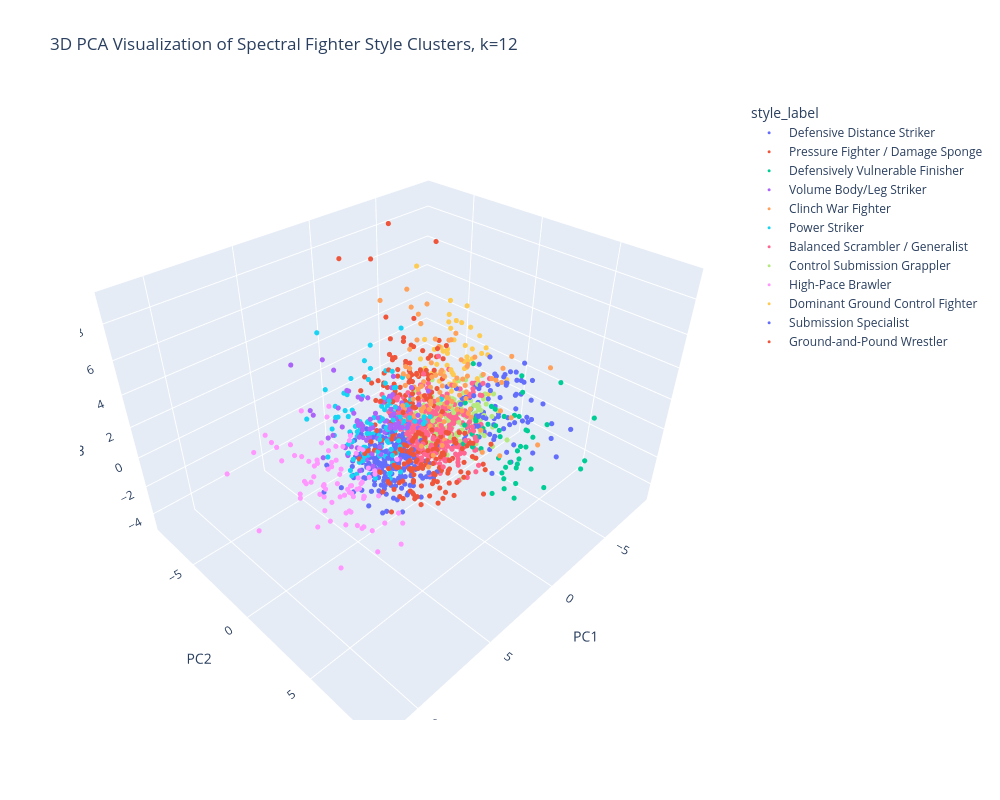

This figure's notebook cell:
### Code cell
# ------------------------------------------------------------
# 5. Add readable cluster style labels
# ------------------------------------------------------------

cluster_style_names = {
    0: "Balanced Scrambler / Generalist",
    1: "Ground-and-Pound Wrestler",
    2: "Control Submission Grappler",
    3: "High-Pace Brawler",
    4: "Volume Body/Leg Striker",
    5: "Defensively Vulnerable Finisher",
    6: "Pressure Fighter / Damage Sponge",
    7: "Power Striker",
    8: "Clinch War Fighter",
    9: "Defensive Distance Striker",
    10: "Dominant Ground Control Fighter",
    11: "Submission Specialist",
}

df_model["style_label"] = df_model["style_cluster"].map(cluster_style_names)
# ------------------------------------------------------------
# 6. 3D PCA visualization with Plotly
# ------------------------------------------------------------

pca = PCA(n_components=3, random_state=RANDOM_STATE)
X_pca = pca.fit_transform(X_scaled)

plot_df = pd.DataFrame({
    "fighter": df_model["fighter"].values,
    "style_cluster": df_model["style_cluster"].values,
    "style_label": df_model["style_label"].values,
    "total_fights": df_model["total_fights"].values,
    "PC1": X_pca[:, 0],
    "PC2": X_pca[:, 1],
    "PC3": X_pca[:, 2]
})

fig = px.scatter_3d(
    plot_df,
    x="PC1",
    y="PC2",
    z="PC3",
    color="style_label",
    hover_name="fighter",
    hover_data={
        "style_cluster": True,
        "total_fights": True,
        "PC1": ":.3f",
        "PC2": ":.3f",
        "PC3": ":.3f"
    },
    title=f"3D PCA Visualization of Spectral Fighter Style Clusters, k={K_CLUSTERS}"
)

fig = px.scatter_3d(
    plot_df,
    x="PC1",
    y="PC2",
    z="PC3",
    color="style_label",
    hover_name="fighter",
    hover_data={
        "style_cluster": True,
        "total_fights": True,
        "PC1": ":.3f",
        "PC2": ":.3f",
        "PC3": ":.3f"
    },
    title=f"3D PCA Visualization of Spectral Fighter Style Clusters, k={K_CLUSTERS}",
    width=1000,
    height=800
)

fig.update_traces(
    marker=dict(
        size=3,
        opacity=1.0
    )
)

fig.show(
    config={
        "scrollZoom": True,
        "displayModeBar": True
    }
)

### Figure 1 — Plotly figure (JSON) as saved in the notebook; plotly's stock layout.template omitted (floating-point values rounded to 4 significant figures; data arrays with more than 128 entries replaced by an {"elided": "..."} marker saying what was removed)
{"data": [{"customdata": {"elided": "237x2 int values"}, "hovertemplate": "<b>%{hovertext}</b><br><br>style_label=Defensive Distance Striker<br>PC1=%{x:.3f}<br>PC2=%{y:.3f}<br>PC3=%{z:.3f}<br>style_cluster=%{customdata[0]}<br>total_fights=%{customdata[1]}<extra></extra>", "hovertext": {"elided": "237 str values"}, "legendgroup": "Defensive Distance Striker", "marker": {"color": "#636efa", "opacity": 1, "size": 3, "symbol": "circle"}, "mode": "markers", "name": "Defensive Distance Striker", "scene": "scene", "showlegend": true, "type": "scatter3d", "x": {"elided": "237 float values"}, "y": {"elided": "237 float values"}, "z": {"elided": "237 float values"}}, {"customdata": {"elided": "143x2 int values"}, "hovertemplate": "<b>%{hovertext}</b><br><br>style_label=Pressure Fighter / Damage Sponge<br>PC1=%{x:.3f}<br>PC2=%{y:.3f}<br>PC3=%{z:.3f}<br>style_cluster=%{customdata[0]}<br>total_fights=%{customdata[1]}<extra></extra>", "hovertext": {"elided": "143 str values"}, "legendgroup": "Pressure Fighter / Damage Sponge", "marker": {"color": "#EF553B", "opacity": 1, "size": 3, "symbol": "circle"}, "mode": "markers", "name": "Pressure Fighter / Damage Sponge", "scene": "scene", "showlegend": true, "type": "scatter3d", "x": {"elided": "143 float values"}, "y": {"elided": "143 float values"}, "z": {"elided": "143 float values"}}, {"customdata": [[5, 4], [5, 4], [5, 4], [5, 12], [5, 11], [5, 6], [5, 6], [5, 4], [5, 16], [5, 10], [5, 6], [5, 4], [5, 5], [5, 4], [5, 7], [5, 15], [5, 6], [5, 6], [5, 18], [5, 4], [5, 10], [5, 4], [5, 4], [5, 4], [5, 4], [5, 6], [5, 6], [5, 5], [5, 4], [5, 4], [5, 5], [5, 5], [5, 18], [5, 6], [5, 5], [5, 5], [5, 6], [5, 5], [5, 5], [5, 6], [5, 5], [5, 4], [5, 9], [5, 4], [5, 7], [5, 4], [5, 26], [5, 4], [5, 4]], "hovertemplate": "<b>%{hovertext}</b><br><br>style_label=Defensively Vulnerable Finisher<br>PC1=%{x:.3f}<br>PC2=%{y:.3f}<br>PC3=%{z:.3f}<br>style_cluster=%{customdata[0]}<br>total_fights=%{customdata[1]}<extra></extra>", "hovertext": ["Aaron Phillips", "Akbarh Arreola", "Alen Amedovski", "Anthony Perosh", "Antonio Silva", "Brandon Thatch", "Brian Johnston", "Che Mills", "Cody Brundage", "DaMarques Johnson", "Daniel Lacerda", "Darrell Horcher", "David Heath", "Dequan Townsend", "Elvis Sinosic", "Erick Silva", "Herbert Burns", "Houston Alexander", "Iuri Alcantara", "JP Buys", "James Irvin", "Jason Dent", "Jeka Saragih", "Jenel Lausa", "Jeremy Kimball", "Jimmy Flick", "John Phillips", "Josh Samman", "Kyle Bradley", "Liang Na", "Louis Gaudinot", "Mark Hall", "Mark Hunt", "Megan Anderson", "Montserrat Conejo Ruiz", "Naoyuki Kotani", "Nikolay Veretennikov", "Nursulton Ruziboev", "Oluwale Bamgbose", "Oskar Piechota", "Rafael Cavalcante", "Rafael Cerqueira", "Rony Jason", "Saimon Oliveira", "Takashi Sato", "Toshiomi Kazama", "Vitor Belfort", "Walel Watson", "Willie Gates"], "legendgroup": "Defensively Vulnerable Finisher", "marker": {"color": "#00cc96", "opacity": 1, "size": 3, "symbol": "circle"}, "mode": "markers", "name": "Defensively Vulnerable Finisher", "scene": "scene", "showlegend": true, "type": "scatter3d", "x": [-2.753, -1.063, -3.096, -2.804, -0.458, -0.6616, -5.085, -3.963, -2.919, -2.352, 2.459, -2.476, -0.3, -1.741, -2.515, -1.687, -1.341, -2.371, -2.775, -2.908, -2.699, -1.298, -2.909, -2.857, -2.302, -1.312, -0.3983, -4.376, -1.676, -3.664, 1.903, -5.094, -1.514, -3.146, 0.6979, -4.318, -1.664, -3.092, -2.33, -1.253, -1.106, -1.13, -2.012, -1.557, -1.183, -2.325, -2.946, -1.601, -1.922], "y": [3.53, 3.433, 6.37, 2.585, 3.445, 2.539, 5.308, 3.724, 1.592, 3.583, 9.014, 5.212, 5.652, 5.473, 8.692, 3.805, 5.757, 1.488, 1.564, 4.519, 4.235, 4.985, 5.018, 4.596, 2.827, 5.698, 5.664, 3.273, 4.196, 5.697, 7.92, 7.578, 1.813, 4.226, 5.725, 4.099, 2.644, 1.863, 1.544, 2.004, 5.365, 5.849, 2.079, 4.26, 2.668, 8.936, 2.742, 4.563, 6.049], "z": [1.227, -0.09688, -2.308, 1.393, 2.061, 1.221, 3.152, 2.315, 0.1271, 0.5213, 3.836, 1.346, -0.418, -0.02708, 0.7261, 1.304, 1.183, 3.846, 0.04512, -0.6755, 1.688, -0.6268, 0.9656, -1.815, 0.5702, 0.001838, -1.155, 2.979, -0.6593, 1.329, 1.083, 1.989, -0.9062, 1.38, -0.7578, -1.421, -0.03311, -0.6077, 0.9423, 2.111, 0.03947, -1.131, -1.255, 0.8911, 0.4065, 1.499, 1.221, -1.447, 1.622]}, {"customdata": {"elided": "93x2 int values"}, "hovertemplate": "<b>%{hovertext}</b><br><br>style_label=Volume Body/Leg Striker<br>PC1=%{x:.3f}<br>PC2=%{y:.3f}<br>PC3=%{z:.3f}<br>style_cluster=%{customdata[0]}<br>total_fights=%{customdata[1]}<extra></extra>", "hovertext": ["Aaron Riley", "Aleksa Camur", "Alex White", "Alexa Grasso", "Amir Sadollah", "Andrea Lee", "Angela Hill", "Armen Petrosyan", "Ashlee Evans-Smith", "Augusto Sakai", "Bethe Correia", "Bill Algeo", "Billy Quarantillo", "Bobby Voelker", "Bryan Barberena", "Bryan Battle", "Charles Johnson", "Charles Jourdain", "Chidi Njokuani", "Chris Gruetzemacher", "Chris Padilla", "Cristiane Justino", "Davey Grant", "Denise Gomes", "Drakkar Klose", "Duane Ludwig", "Elias Theodorou", "Elizeu Zaleski dos Santos", "Evan Elder", "Fabio Maldonado", "Frankie Saenz", "Guram Kutateladze", "Hakeem Dawodu", "Hannah Cifers", "Ian McCall", "Isaac Vallie-Flagg", "Ivan Jorge", "Jake Shields", "Jamey-Lyn Horth", "Jean Matsumoto", "Jessamyn Duke", "Jessica Aguilar", "Joanna Jedrzejczyk", "Joanne Wood", "Joey Beltran", "Jose Ochoa", "Joselyne Edwards", "Josh Parisian", "Kai Kamaka III", "Kailin Curran", "Karol Rosa", "Kurt Holobaugh", "Loma Lookboonmee", "Luana Carolina", "Malcolm Wellmaker", "Marc-Andre Barriault", "Marcin Prachnio", "Marina Rodriguez", "Mario Bautista", "Martin Buday", "Mason Jones", "Mike Easton", "Mike Rodriguez", "Mizuki", "Nate Diaz", "Nathaniel Wood", "Nick Diaz", "Nicolas Dalby", "Pannie Kianzad", "Pascal Krauss", "Pat Healy", "Piera Rodriguez", "Piotr Hallmann", "Raquel Pennington", "Sabina Mazo", "Sarah Kaufman", "Shara Magomedov", "Sodiq Yusuff", "Tafon Nchukwi", "Taylor Lapilus", "Tecia Pennington", "Tiago dos Santos e Silva", "Tom Nolan", "Tom Watson", "Tony Kelley", "Trevor Peek", "Victor Altamirano", "Victor Henry", "Wang Cong", "William Macario", "Xiao Long", "Yana Santos", "Zac Pauga"], "legendgroup": "Volume Body/Leg Striker", "marker": {"color": "#ab63fa", "opacity": 1, "size": 3, "symbol": "circle"}, "mode": "markers", "name": "Volume Body/Leg Striker", "scene": "scene", "showlegend": true, "type": "scatter3d", "x": [2.363, 2.743, 1.039, 2.261, 2.089, 3.154, 5.298, 3.282, 3.422, 1.802, 3.998, 2.346, 4.762, 3.089, 3.056, 2.429, 3.229, 3.423, 3.304, 4.341, 4.559, 2.43, 3.916, -0.2198, 1.389, 3.662, 0.4169, 1.603, 4.592, 2.602, 0.7279, 1.993, 3.076, 4.548, 2.759, 4.416, -0.1749, -0.483, 0.9533, 3.628, 2.436, 5.978, 4.312, 5.979, 4.216, 3.18, 1.292, 2.397, 5.524, 1.822, 3.872, 2.488, -0.5859, 1.679, 2.051, 5.477, 2.571, 1.146, 2.417, 3.359, 3.676, 3.554, 1.658, 2.768, 1.705, 3.317, 1.813, 1.072, 2.664, 2.788, 0.4731, 0.4903, 0.4529, 1.567, 5.6, 6.069, 3.112, 3.017, 2.864, 1.588, 2.966, 2.47, 2.123, 2.322, 4.553, 0.5237, 1.238, 5.635, 2.416, 2.131, 3.713, 0.9745, 0.6515], "y": [-0.04209, 0.2682, -0.6757, -0.4538, -0.5809, -1.15, -0.2465, -2.55, 0.3586, 0.8281, 0.3438, -1.605, -1.443, 1.626, -0.3798, 0.3445, -1.09, -1.051, -1.409, -1.027, -2.128, -5.339, -1.789, -1.009, -0.9963, -1.062, -2.373, -0.6786, -0.03836, 0.3816, -0.8027, 0.296, -1.139, 1.048, -1.79, 1.307, -1.205, -0.7131, -1.645, -0.1614, -0.369, 3.102, -2.889, -2.002, -0.09611, -2.328, -1.168, 2.039, 1.145, 1.54, -2.162, 1.485, -1.392, -0.6633, 0.01778, 0.7745, -2.118, -0.6334, -1.404, -0.5116, -2.65, 0.2897, 2.025, -0.1165, 0.5925, -1.662, -0.1544, -0.736, -0.7138, -1.755, 0.2504, -2.023, -1.802, -0.7851, -1.759, -3.136, -1.786, -0.9501, -2.111, -1.772, -0.866, 1.15, -0.6979, 1.399, -0.6378, 0.4184, -0.8202, -2.249, -4.578, -0.246, -0.1914, -1.189, -1.137], "z": [1.269, 0.8598, 0.2604, -0.5703, 1.31, -1.074, 1.456, -1.504, 0.3026, 2.615, -0.1689, 1.015, 5.309, 2.552, 2.391, 2.408, -0.4222, 1.163, 3.033, 4.114, 0.832, 3.21, -0.6346, 2.161, 2.271, 1.57, 1.019, -0.08222, -0.3479, 4.125, 1.703, -0.8693, 0.2293, 2.997, -0.1045, 3.658, 0.3561, -0.5877, -1.258, 0.1778, 0.852, 3.737, 0.1094, 3.213, 2.324, -0.8062, 0.2961, 3.16, 2.996, 3.269, 1.009, 2.377, 1.288, 1.825, 1.11, 4.201, 0.5595, 0.4665, 0.7297, 1.471, 1.908, -0.6998, 4.252, 3.084, 1.273, -0.4456, 1.518, 0.5456, 0.3562, 2.481, 0.8332, 1.434, 1.633, 1.27, 0.1137, 5.436, 1.233, 0.4958, 0.8677, -0.8341, -0.6215, -0.4709, 1.249, 1.082, 4.364, 0.9408, 0.5024, 2.634, -0.5943, 1.176, 3.771, 3.345, 1.131]}, {"customdata": {"elided": "91x2 int values"}, "hovertemplate": "<b>%{hovertext}</b><br><br>style_label=Clinch War Fighter<br>PC1=%{x:.3f}<br>PC2=%{y:.3f}<br>PC3=%{z:.3f}<br>style_cluster=%{customdata[0]}<br>total_fights=%{customdata[1]}<extra></extra>", "hovertext": ["Aaron Simpson", "Akira Corassani", "Aleksandra Albu", "Alex Chambers", "Ali Bagautinov", "Alonzo Menifield", "Andre Winner", "Anthony Hamilton", "Antonio Trocoli", "Aspen Ladd", "Brandon Vera", "Brendan O'Reilly", "Charles Byrd", "Chelsea Chandler", "Chris Leben", "Christian Wellisch", "Cody Donovan", "Dalcha Lungiambula", "Damon Jackson", "Daniel Omielanczuk", "Darren Stewart", "David Loiseau", "Devin Clark", "Dominique Steele", "Ed Herman", "Eddie Sanchez", "Eryk Anders", "Felicia Spencer", "Frank Mir", "Gadzhimurad Antigulov", "Gina Mazany", "Henrique da Silva", "Igor Pokrajac", "James Moontasri", "Jamie Pickett", "Jess Liaudin", "Jimi Manuwa", "Joachim Christensen", "Jon Delos Reyes", "Jonathan Brookins", "Jordan Wright", "Jorge Rivera", "Josh Barnett", "Josh Grispi", "Josh Neer", "Joshua Burkman", "Justin Edwards", "Justin Eilers", "Kalib Starnes", "Keith Wisniewski", "Kevin Casey", "Khadis Ibragimov", "Kiichi Kunimoto", "Krzysztof Soszynski", "Lavar Johnson", "Lina Lansberg", "Mac Danzig", "Macy Chiasson", "Marcelo Golm", "Marvin Eastman", "Matt Wiman", "Maycee Barber", "Mike Pierce", "Mike Swick", "Mike de la Torre", "Nick Osipczak", "Paige VanZant", "Papy Abedi", "Patrick Williams", "Paul Buentello", "Phil Baroni", "Ricardo Funch", "Rob Kimmons", "Ronda Rousey", "Roy Nelson", "Ryan Jimmo", "Scott Ferrozzo", "Shanna Young", "Shawn Jordan", "Shinsho Anzai", "Soa Palelei", "Stanislav Nedkov", "Stephan Bonnar", "Terry Martin", "Timothy Johnson", "Trevor Smith", "Tyron Woodley", "Vik Grujic", "Wesley Correira", "Will Brooks", "Zach Reese"], "legendgroup": "Clinch War Fighter", "marker": {"color": "#FFA15A", "opacity": 1, "size": 3, "symbol": "circle"}, "mode": "markers", "name": "Clinch War Fighter", "scene": "scene", "showlegend": true, "type": "scatter3d", "x": [-1.576, 1.95, 3.617, 1.339, -0.8951, 0.8435, 2.552, -1.762, -0.86, 0.964, -0.9844, -2.911, -2.345, 0.7237, -1.434, -0.2583, 2.746, 0.1159, -0.9842, -0.6384, -1.001, -2.125, -1.46, -2.272, -1.291, -0.8405, 0.5591, 0.1496, -2.677, -3.482, -0.144, 0.5215, -1.018, -1.42, 0.09479, -3.758, 0.8758, 0.2688, -1.309, -1.003, 1.96, -1.946, -2.11, -2.782, -0.501, -1.075, -1.416, 3.382, 0.3312, 0.2771, -1.465, 0.4495, -1.645, 0.1785, -0.02905, -0.5139, -0.2641, -1.639, 0.9534, -0.01509, -1.945, -0.3371, -1.563, -1.834, 1.868, -0.899, -2.748, -2.302, 1.465, 0.235, -1.094, -2.233, -1.981, -0.3146, 0.6722, -1.611, -3.127, 1.316, -1.64, -0.8972, -2.775, 1.347, -1.822, -1.244, -0.4874, -0.7517, -0.817, -1.583, 6.028, 0.4208, 0.4291], "y": [-2.504, 2.718, 2.251, 4.38, -0.5373, 0.2526, 2.445, -2.03, 4.855, -0.1151, 0.9163, 2.379, 1.104, 0.6504, -0.6313, 1.164, 2.266, 0.09562, 1.685, 1.603, 0.7939, 4.444, -0.02251, -0.4576, 0.2966, 0.3759, -0.6975, 0.6954, 3.225, 3.139, -1.076, 2.72, 4.534, 2.252, 1.827, 2.434, 0.9569, -0.9694, 1.295, -0.3227, 2.119, -0.9096, -2.171, 5.838, 1.462, 0.3798, 1.663, 3.74, 1.949, 3.708, 1.862, 1.07, 2.871, -0.4872, -3.179, 2.211, 0.4061, -0.5328, 1.524, 2.786, 1.483, -1.611, -1.548, 0.3746, 2.868, 2.332, -0.6309, 0.6911, 0.01095, 3.177, 2.604, 2.316, 6.522, -1.462, 2.17, -0.07484, -3.932, 5.38, -1.447, 0.5147, 0.7872, 3.387, -0.3524, 0.8457, -0.8295, -1.336, 0.5034, 3.674, 6.251, 0.3544, 0.1239], "z": [3.396, 0.7435, 6.245, 3.923, 0.6017, 1.41, 1.519, 5.715, 0.3301, 3.84, 2.064, 3.063, 3.531, 1.952, 2.466, 1.295, 7.697, 1.308, 1.653, 2.299, 1.577, 1.928, 2.952, 2.222, 2.377, 5.074, 1.323, 1.73, 3.312, 4.529, 3.395, 4.379, 2.967, 1.743, 0.2312, 3.36, 2.339, 3.744, 3.327, 2.134, 9.19, 4.553, 4.955, 0.5318, 2.476, -0.1589, 1.333, 1.405, 1.654, 2.812, 2.64, 0.9649, 0.5405, 1.834, 6.751, 3.056, 1.725, 2.53, 5.367, 4.538, 3.25, 1.962, 0.6535, 0.7661, 4.245, 2.719, 4.269, 3.776, 2.282, 4.461, 5.28, 3.601, 5.987, 7.898, 0.3799, 3.069, 4.944, 2.085, 1.677, 3.579, 3.318, 7.932, 1.394, 5.508, 2.948, 1.791, 0.4262, 4.159, 7.827, 3.172, 2.881]}, {"customdata": {"elided": "122x2 int values"}, "hovertemplate": "<b>%{hovertext}</b><br><br>style_label=Power Striker<br>PC1=%{x:.3f}<br>PC2=%{y:.3f}<br>PC3=%{z:.3f}<br>style_cluster=%{customdata[0]}<br>total_fights=%{customdata[1]}<extra></extra>", "hovertext": ["Abdul Razak Alhassan", "Adam Fugitt", "Alan Baudot", "Alan Jouban", "Aleksandar Rakic", "Alessandro Costa", "Alex Pereira", "Alex Perez", "Alexander Gustafsson", "Alexander Volkanovski", "Anthony Birchak", "Ateba Gautier", "Azamat Bekoev", "Azamat Murzakanov", "Batgerel Danaa", "Brandon Royval", "CJ Vergara", "Cameron Saaiman", "Carlos Prates", "Carlos Ulberg", "Chan Sung Jung", "Chris Daukaus", "Chris Duncan", "Claudio Ribeiro", "Conor McGregor", "Cory Sandhagen", "Cub Swanson", "Dan Hooker", "Danny Barlow", "Dave Herman", "David Onama", "Dennis Buzukja", "Devonte Smith", "Diego Ferreira", "Dominick Reyes", "Donald Cerrone", "Dooho Choi", "Drew Dober", "Drew McFedries", "Dricus Du Plessis", "Dustin Jacoby", "Dustin Poirier", "Edimilson Souza", "Edmen Shahbazyan", "Edson Barboza", "Gabriel Benitez", "Garrett Armfield", "Gilbert Urbina", "Greg Hardy", "Gregory Rodrigues", "Ibo Aslan", "Ignacio Bahamondes", "Ikram Aliskerov", "Ilia Topuria", "Ismael Bonfim", "Jack Della Maddalena", "Jack Hermansson", "Jalin Turner", "Jamahal Hill", "Jared Cannonier", "Jared Hamman", "Jean Silva", "Jiri Prochazka", "Joel Alvarez", "John Castaneda", "John Lineker", "Johnny Walker", "Jose Delgado", "Junior Dos Santos", "Kennedy Nzechukwu", "Kevin Vallejos", "Khalil Rountree Jr.", "Khaos Williams", "King Green", "Leonardo Mafra", "Li Jingliang", "Luiz Cane", "Lukasz Brzeski", "Luke Sanders", "Lyman Good", "Magomed Ankalaev", "Mansur Abdul-Malik", "Manuel Torres", "Marco Tulio", "Mariya Agapova", "Mauricio Ruffy", "Michael Chandler", "Michael Morales", "Michal Oleksiejczuk", "Michel Pereira", "Mike Davis", "Mike Jackson", "Morgan Charriere", "Nate Quarry", "Navajo Stirling", "Niko Price", "Nikolas Motta", "Ottman Azaitar", "Paddy Pimblett", "Paulo Costa", "Payton Talbott", "Petr Yan", "Rafael Fiziev", "Sean O'Malley", "Sergei Pavlovich", "Silvana Gomez Juarez", "Steve Garcia", "Stipe Miocic", "TJ Dillashaw", "Takanori Gomi", "Thiago Santos", "Tim Means", "Todd Duffee", "Tom Aspinall", "Tony Ferguson", "Uros Medic", "Viacheslav Borshchev", "Vicente Luque", "Volkan Oezdemir", "Walt Harris", "Yair Rodriguez", "Zhang Mingyang"], "legendgroup": "Power Striker", "marker": {"color": "#19d3f3", "opacity": 1, "size": 3, "symbol": "circle"}, "mode": "markers", "name": "Power Striker", "scene": "scene", "showlegend": true, "type": "scatter3d", "x": [0.7692, 3.926, 2.321, 3.081, -0.07078, 1.022, 2.059, 0.5221, 0.8555, 1.909, 1.274, 1.448, 2.787, 0.6841, 3.431, 2.525, 2.794, 1.601, 2.24, 3.667, 1.559, 3.229, 1.508, -0.02227, 2.842, 1.734, 3.543, 2.839, 4.171, 0.4904, 2.496, 4.184, 1.37, 1.318, 1.376, 4.054, 2.474, 2.592, 1.469, 2.613, 3.723, 2.638, 1.251, -0.1064, 3.057, 4.536, 1.667, 1.762, 0.7248, 3.369, 3.593, 4.244, 3.88, 2.514, 3.23, 3.434, 2.174, 1.967, 2.985, 2.573, 2.192, 2.06, 2.689, 0.1606, 4.768, 4.168, -0.9544, 5.649, 1.472, 2.295, 3.256, 2.619, 4.657, 3.722, 0.8836, 2.196, 4.143, 2.283, 3.257, 3.784, -0.5073, -0.3651, 2.329, 3.142, 0.2193, 2.227, 0.2821, 2.375, 3.792, 2.18, 1.976, 1.167, 1.898, 1.651, 2.385, 3.696, 4.332, 1.933, 1.22, 5.841, -0.1996, 2.972, 3.564, 2.739, 1.934, 3.738, -1.255, 1.027, 2.224, 3.441, -0.984, 2.3, 2.326, 2.012, 2.867, 0.9527, 2.975, 3.008, 2.964, -0.1474, 1.079, 2.824], "y": [0.867, -0.3808, 1.37, -2.019, -2.506, -0.5041, -2.121, -1.682, -1.136, -3.615, 0.4206, -2.39, 0.7741, -2.237, -1.901, -0.7416, -1.047, -1.286, -1.086, -3.163, -0.1896, -2.386, -1.126, 1.389, -0.1288, -1.794, -0.8584, 0.2266, -1.223, -0.6858, 0.1963, 0.7096, -0.2868, -0.7284, -2.382, -0.3547, -0.6976, 0.05264, -0.07187, -0.4804, -1.064, -0.3134, -1.173, 0.5411, 0.6402, -0.3718, -1.56, -2.067, -1.895, -1.278, -0.6927, -0.9461, -3.387, -2.575, -0.8535, -0.811, -2.448, -0.4955, -1.001, -0.664, -1.822, 0.289, 0.546, -1.145, -0.59, -1.387, -0.8758, -2.829, -1.001, -0.3185, -3.456, 0.1962, 0.327, -3.247, 0.3368, -0.6276, -1.439, 0.03758, -2.609, -1.65, -2.616, -0.1534, -1.918, -3.392, -1.264, -0.127, 0.5017, -3.677, -1.706, 0.5261, -0.7546, -0.8156, -0.04913, -2.982, -4.53, 0.6005, 1.126, 0.5691, -0.8237, -1.042, -2.502, -2.008, -0.5029, -1.488, -2.091, -0.2729, -4.159, -1.645, -2.622, 0.9957, -1.829, -1.912, -3.085, -6.196, -0.3109, -1.852, 1.365, 0.7951, -1.213, 0.1813, -0.2847, -0.9171], "z": [1.177, 0.03217, 2.629, 0.7094, 0.4621, 0.4454, 0.4598, 0.5022, 0.08703, 0.4001, 2.311, -0.8715, 4.392, 0.5085, -0.07438, 0.4748, 1.179, 2.225, -1.253, -0.2054, -0.7869, 2.681, 0.00393, 2.645, 2.856, -0.5505, 0.1702, 0.8111, -1.659, 1.504, 0.8911, -0.6606, 1.343, 0.1825, 0.2446, 0.3954, 1.425, 0.4772, 6.897, -0.1015, -0.881, 1.863, -0.4571, 1.043, -1.379, -0.8275, 0.8132, 5.222, -0.9275, 1.061, 0.2883, -0.3145, 2.828, -0.5684, -0.533, -0.2627, 0.03809, 2.582, 0.7365, -0.8694, 3.414, 0.4251, 2.249, 0.4478, -0.5559, 0.4196, -0.418, 2.097, 0.4209, 0.9773, 0.66, -1.53, 0.5738, 0.2201, 1.134, -1.088, -0.2185, -1.144, 2.679, 0.9002, -0.7076, 0.5341, 4.593, 0.6608, 2.905, -0.3029, 0.8557, 0.5735, 1.886, 0.2273, 0.6982, 2.909, -0.6946, 1.525, 0.4454, 1.559, 1.429, 1.794, 1.645, 0.7067, 2.553, 0.2964, 0.09984, -0.8505, -0.6716, -1.265, 1.381, 1.234, 0.2741, -0.6115, 0.5846, 0.6343, 2.963, 4.412, -1.382, 2.596, -0.5573, 0.2553, 0.5802, -0.4381, 0.4594, 4.784]}, {"customdata": {"elided": "325x2 int values"}, "hovertemplate": "<b>%{hovertext}</b><br><br>style_label=Balanced Scrambler / Generalist<br>PC1=%{x:.3f}<br>PC2=%{y:.3f}<br>PC3=%{z:.3f}<br>style_cluster=%{customdata[0]}<br>total_fights=%{customdata[1]}<extra></extra>", "hovertext": {"elided": "325 str values"}, "legendgroup": "Balanced Scrambler / Generalist", "marker": {"color": "#FF6692", "opacity": 1, "size": 3, "symbol": "circle"}, "mode": "markers", "name": "Balanced Scrambler / Generalist", "scene": "scene", "showlegend": true, "type": "scatter3d", "x": {"elided": "325 float values"}, "y": {"elided": "325 float values"}, "z": {"elided": "325 float values"}}, {"customdata": {"elided": "176x2 int values"}, "hovertemplate": "<b>%{hovertext}</b><br><br>style_label=Control Submission Grappler<br>PC1=%{x:.3f}<br>PC2=%{y:.3f}<br>PC3=%{z:.3f}<br>style_cluster=%{customdata[0]}<br>total_fights=%{customdata[1]}<extra></extra>", "hovertext": {"elided": "176 str values"}, "legendgroup": "Control Submission Grappler", "marker": {"color": "#B6E880", "opacity": 1, "size": 3, "symbol": "circle"}, "mode": "markers", "name": "Control Submission Grappler", "scene": "scene", "showlegend": true, "type": "scatter3d", "x": {"elided": "176 float values"}, "y": {"elided": "176 float values"}, "z": {"elided": "176 float values"}}, {"customdata": {"elided": "84x2 int values"}, "hovertemplate": "<b>%{hovertext}</b><br><br>style_label=High-Pace Brawler<br>PC1=%{x:.3f}<br>PC2=%{y:.3f}<br>PC3=%{z:.3f}<br>style_cluster=%{customdata[0]}<br>total_fights=%{customdata[1]}<extra></extra>", "hovertext": ["Adrian Yanez", "Alex Morono", "Alice Ardelean", "Alptekin Ozkilic", "Ange Loosa", "Austin Arnett", "Bec Rawlings", "Bolaji Oki", "Calvin Kattar", "Caolan Loughran", "Carli Judice", "Carlos Felipe", "Carlos Leal", "Casey O'Neill", "Chase Sherman", "Chris Curtis", "Daniel Barez", "Daniel Rodriguez", "Daniel Santos", "Daniel Zellhuber", "Danny Silva", "Diana Belbita", "Emily Ducote", "Esteban Ribovics", "Fernando Padilla", "Frank Camacho", "Gabe Green", "Gian Villante", "Gloria de Paula", "Hyder Amil", "Irene Aldana", "Jake Collier", "Jessica Andrade", "Ji Yeon Kim", "Jodie Esquibel", "Josh Quinlan", "Joshua Van", "Josiane Nunes", "Julia Polastri", "Julian Erosa", "Justin Gaethje", "Karolina Kowalkiewicz", "Katlyn Cerminara", "Kevin Borjas", "Kevin Jousset", "Kris Moutinho", "Kyle Prepolec", "Lauren Murphy", "Leslie Smith", "Luis Gurule", "Maheshate", "Marco Polo Reyes", "Martin Bravo", "Maryna Moroz", "Max Holloway", "Mike Breeden", "Mounir Lazzez", "Nam Phan", "Nasrat Haqparast", "Nate Landwehr", "Parker Porter", "Pedro Munhoz", "Randy Costa", "Rashad Coulter", "Rodrigo Damm", "Rolando Bedoya", "Rongzhu", "Ryan Janes", "Santiago Ponzinibbio", "Sean Strickland", "Sean Woodson", "Seo Hee Ham", "Shane Burgos", "Shane Young", "Song Kenan", "Steven Peterson", "Syuri Kondo", "Thomas Almeida", "Tyson Nam", "Valerie Letourneau", "Vanessa Melo", "Yazmin Jauregui", "Zarah Fairn", "Zhalgas Zhumagulov"], "legendgroup": "High-Pace Brawler", "marker": {"color": "#FF97FF", "opacity": 1, "size": 3, "symbol": "circle"}, "mode": "markers", "name": "High-Pace Brawler", "scene": "scene", "showlegend": true, "type": "scatter3d", "x": [6.061, 4.695, 7.184, 4.491, 5.942, 4.49, 4.911, 5.658, 6.416, 3.997, 7.985, 5.039, 11.77, 6.144, 7.073, 5.764, 7.182, 7.078, 4.217, 7.63, 4.379, 7.594, 11.23, 7.272, 6.105, 8.225, 5.647, 4.848, 4.737, 5.197, 7.333, 4.435, 5.332, 6.614, 7.657, 4.713, 7.916, 6.166, 5.697, 5.404, 7.552, 6.801, 5.221, 4.186, 7.414, 6.446, 4.455, 3.806, 11.58, 5.468, 6.452, 6.45, 7.901, 4.21, 5.946, 7.71, 6.546, 8.949, 7.986, 4.962, 5.613, 6.882, 9.735, 5.272, 5.401, 6.716, 5.043, 7.3, 4.663, 5.762, 5.027, 5.237, 8.521, 5.355, 4.974, 5.048, 7.38, 5.099, 5.253, 5.586, 5.983, 7.037, 7.231, 6.316], "y": [-1.263, 0.242, -1.908, 1.034, -1.346, 1.264, 1.067, -1.022, 0.7934, -0.9636, -3.24, 0.7606, -0.6545, -2.531, 0.1937, 0.4455, 1.834, -1.422, -1.205, 0.003025, -0.04431, 0.4296, 0.3888, -1.271, -1.628, 0.6461, -0.4018, 0.1655, -0.1647, -1.694, 0.7198, 0.08834, -1.297, 0.019, 2.69, 1.926, -2.86, 0.012, -1.131, 0.3391, 0.09155, 0.1724, -0.654, 2.43, -0.2284, 4.925, 3.008, 0.2469, 1.561, 0.2653, 2.268, 0.4692, -2.463, 0.2152, -2.594, 2.026, -2.336, 3.402, -0.751, 0.47, -0.04032, -0.2814, 3.615, 3.487, 0.8778, -0.8165, -1.026, -2.115, -0.5966, -1.743, -1.818, 0.9248, -1.195, 0.06404, 0.4642, 0.3531, 2.884, -0.1699, -0.1563, 0.0904, 2.721, -2.251, 3.782, 0.352], "z": [-1.16, -0.8969, -1.521, -0.005182, 1.513, -1.344, 0.05376, -0.02928, -2.431, -0.0522, 2.08, -1.371, 3.34, 3.014, 0.06158, -0.8215, -0.3975, -0.5677, 0.7971, -2.291, -2.273, 2.16, 0.1994, -0.2069, 0.3236, 1.49, -0.1872, -1.295, -1.624, 2.578, -1.599, 1.024, 3.505, -1.237, 0.6111, -2.69, 1.786, -0.2486, 0.9933, 2.594, 1.774, 1.18, -2.046, -1.996, 0.8205, -0.8472, -2.132, -0.6364, 5.694, -1.191, -1.537, 2.577, 1.689, -0.2467, -0.4145, 3.334, 0.4018, -1.724, -0.567, 1.618, 1.816, -1.835, 3.398, 2.818, -3.321, -1.15, -0.5605, 1.718, -2.468, -1.733, -0.5688, -1.271, 1.908, -0.8649, -0.693, -0.3316, -0.3877, -1.15, -2.928, -0.9451, -3.313, 0.7972, -0.2145, -0.8346]}, {"customdata": [[10, 7], [10, 10], [10, 6], [10, 8], [10, 13], [10, 7], [10, 14], [10, 11], [10, 4], [10, 13], [10, 6], [10, 10], [10, 18], [10, 17], [10, 7], [10, 15], [10, 8], [10, 5], [10, 6], [10, 4], [10, 18], [10, 11], [10, 8], [10, 7], [10, 12], [10, 18], [10, 5], [10, 13], [10, 4], [10, 4], [10, 7], [10, 12], [10, 12], [10, 4], [10, 25], [10, 12], [10, 4], [10, 4], [10, 10], [10, 11], [10, 10], [10, 24], [10, 5], [10, 10], [10, 11], [10, 7], [10, 4], [10, 4], [10, 13], [10, 10], [10, 10], [10, 8], [10, 27], [10, 4]], "hovertemplate": "<b>%{hovertext}</b><br><br>style_label=Dominant Ground Control Fighter<br>PC1=%{x:.3f}<br>PC2=%{y:.3f}<br>PC3=%{z:.3f}<br>style_cluster=%{customdata[0]}<br>total_fights=%{customdata[1]}<extra></extra>", "hovertext": ["Ailin Perez", "Alexandr Romanov", "Bartosz Fabinski", "Brock Lesnar", "Bryce Mitchell", "Cat Zingano", "Chael Sonnen", "Charlie Brenneman", "Christian Morecraft", "Dan Severn", "Dave Beneteau", "Don Frye", "Dong Hyun Kim", "Evan Tanner", "Frank Trigg", "Grant Dawson", "Gregor Gillespie", "Guy Mezger", "Ian Freeman", "Isaac Dulgarian", "Islam Makhachev", "Jailton Almeida", "Jason Lambert", "Jeremiah Wells", "Joe Riggs", "Jon Fitch", "Junior Assuncao", "Karo Parisyan", "Keith Hackney", "Kevin Jackson", "Kevin Randleman", "Kurt Pellegrino", "Mark Coleman", "Mark Kerr", "Matt Hughes", "Matt Lindland", "Mike Guymon", "Mike van Arsdale", "Mirsad Bektic", "Pat Sabatini", "Ramsey Nijem", "Randy Couture", "Remco Pardoel", "Renato Sobral", "Ricardo Almeida", "Ricco Rodriguez", "Ron Waterman", "Ronnie Lawrence", "Sara McMann", "Tatiana Suarez", "Tatsuro Taira", "Themba Gorimbo", "Tito Ortiz", "Trevor Prangley"], "legendgroup": "Dominant Ground Control Fighter", "marker": {"color": "#FECB52", "opacity": 1, "size": 3, "symbol": "circle"}, "mode": "markers", "name": "Dominant Ground Control Fighter", "scene": "scene", "showlegend": true, "type": "scatter3d", "x": [-3.992, -3.751, -5.785, -5.342, -5.005, -5.322, -4.675, -5.771, -4.735, -5.946, -5.918, -5.283, -3.961, -3.481, -4.93, -3.796, -4.403, -4.912, -4.944, -6.66, -4.232, -7.369, -4.939, -5.323, -4.272, -4.523, -3.786, -3.782, -5.0, -7.126, -7.02, -3.985, -4.789, -7.932, -6.204, -5.616, -6.211, -5.412, -4.015, -6.181, -3.705, -4.973, -8.844, -6.871, -5.256, -6.136, -6.2, -4.267, -4.739, -4.872, -3.764, -4.153, -3.404, -4.793], "y": [-3.027, -3.745, -2.901, -2.911, -1.87, -1.019, -4.305, -1.818, -2.146, -2.978, -3.478, -1.235, -1.934, -1.701, -0.7344, -2.446, -4.39, 0.2817, -0.04163, -3.101, -2.594, -2.209, -1.296, -2.257, -0.525, -3.334, -2.141, -0.962, -2.104, -4.575, -0.938, -1.38, -1.164, -8.204, -2.161, -3.055, -3.766, -0.5234, -2.759, -2.295, -3.311, -2.724, -0.9484, -1.089, -1.452, -2.022, -3.743, -1.632, -0.07382, -2.586, -1.096, -2.242, -1.033, -1.18], "z": [0.4613, 1.29, 2.131, 4.937, -0.4805, 1.8, 2.04, 0.6648, 0.8004, -0.4727, 3.597, 3.847, 0.7286, 2.811, 2.755, 1.459, 3.19, 3.263, 2.741, 2.9, 0.001988, 2.059, 5.327, -0.5367, 1.893, 1.812, 2.752, 0.9757, 4.057, -1.007, -1.485, -0.04413, 2.872, 4.566, 1.067, 2.932, 0.9438, 0.3253, 0.5718, 0.1727, 0.835, 1.792, -1.248, 1.384, 0.1987, 0.8373, 2.877, 1.038, 1.101, 1.699, 0.6329, 0.8465, 0.8903, 1.773]}, {"customdata": {"elided": "92x2 int values"}, "hovertemplate": "<b>%{hovertext}</b><br><br>style_label=Submission Specialist<br>PC1=%{x:.3f}<br>PC2=%{y:.3f}<br>PC3=%{z:.3f}<br>style_cluster=%{customdata[0]}<br>total_fights=%{customdata[1]}<extra></extra>", "hovertext": ["Aleksei Oleinik", "Allan Nascimento", "Alvin Robinson", "Brock Larson", "Carlos Newton", "Charles Oliveira", "Chas Skelly", "Chris Fishgold", "Chris Wade", "Cody McKenzie", "Dan Miller", "Daniel Pineda", "Daniel Roberts", "Darrick Minner", "Dave Menne", "David Abbott", "Dennis Hallman", "Drew Fickett", "Dustin Hazelett", "Dustin Kimura", "Dustin Pague", "Eric Schafer", "Eugene Jackson", "Fabiano Iha", "Fabricio Camoes", "Frank Shamrock", "Gary Goodridge", "Gerald Meerschaert", "Godofredo Pepey", "Hermes Franca", "Ivan Salaverry", "Ivana Petrovic", "Jafel Filho", "James Wilks", "Jaqueline Amorim", "Jason High", "Jason MacDonald", "Jeremy Horn", "Jerrod Sanders", "Jerry Bohlander", "Joe Doerksen", "Joe Stevenson", "John Albert", "Jonathan Goulet", "Jordan Griffin", "Jordan Rinaldi", "Jose Johnson", "Joseph Morales", "Josh Sampo", "Karlos Vemola", "Ken Shamrock", "Kendall Grove", "Kimo Leopoldo", "Kyle Daukaus", "Luke Cummo", "Makwan Amirkhani", "Malcolm Gordon", "Manny Bermudez", "Maurice Smith", "Mike Rio", "Noad Lahat", "Oleg Taktarov", "Pat Miletich", "Paul Craig", "Paul Sass", "Pete Spratt", "Pete Williams", "Rani Yahya", "Rich Clementi", "Robert Valentin", "Roland Delorme", "Rousimar Palhares", "Royce Gracie", "Russell Doane", "Ryan Hall", "Ryan Jensen", "Sam Hoger", "Seth Petruzelli", "Shannon Gugerty", "Shayilan Nuerdanbieke", "Stephanie Egger", "TJ Waldburger", "Tamdan McCrory", "Tony DeSouza", "Tor Troeng", "Travis Lutter", "Tsuyoshi Kohsaka", "Westin Wilson", "Yaotzin Meza", "Yoshiyuki Yoshida", "Yuta Sasaki", "Zhang Tiequan"], "legendgroup": "Submission Specialist", "marker": {"color": "#636efa", "opacity": 1, "size": 3, "symbol": "circle"}, "mode": "markers", "name": "Submission Specialist", "scene": "scene", "showlegend": true, "type": "scatter3d", "x": [-1.587, -4.403, -6.948, -5.545, -6.362, -2.895, -3.27, -3.002, -5.05, -2.886, -2.419, -2.515, -4.604, -5.884, -4.513, -4.136, -6.083, -3.384, -3.037, -1.635, -4.516, -2.683, -4.984, -4.833, -4.646, -5.928, -5.826, -1.755, -2.426, -3.301, -4.066, -3.52, -4.837, -4.992, -5.969, -6.031, -5.519, -4.613, -7.669, -6.745, -4.864, -3.93, -4.014, -5.952, -3.292, -3.527, -4.307, -4.179, -2.021, -4.848, -4.252, -4.022, -5.106, -2.372, -4.287, -4.364, -4.635, -5.429, -5.619, -2.846, -4.398, -5.226, -4.115, -2.969, -7.168, -6.469, -5.308, -4.029, -3.145, -5.916, -2.253, -5.687, -6.965, -4.517, -4.109, -2.664, -3.691, -3.811, -4.712, -3.763, -2.797, -5.846, -5.686, -7.151, -3.94, -5.221, -4.061, -2.045, -4.191, -5.021, -3.848, -3.767], "y": [1.741, -0.3157, 0.6488, 2.282, 4.309, -0.05774, 2.497, 3.744, -0.1441, 0.6967, 2.185, 0.6219, 3.055, 2.328, 0.2778, 2.257, 1.78, 1.255, 3.574, 3.874, 3.017, 2.179, 0.4622, 3.036, 1.604, -0.1869, 2.46, 1.689, 2.902, 2.555, -0.8871, -0.01353, 0.1066, 1.498, 0.365, 2.503, 3.223, 1.766, -0.09988, 1.363, 3.676, 0.3944, 2.42, 0.5294, 1.831, 0.9185, 0.1377, 1.201, 0.6478, 1.995, 2.355, 1.499, 3.566, 1.652, 0.9067, 2.403, 0.1747, -0.555, 0.1579, 1.71, -2.093, 4.006, -0.05967, 1.444, 3.913, -0.1409, 2.126, 0.5443, 0.5958, 3.841, 2.201, 0.6698, 1.051, -0.2679, -1.538, 0.3396, 2.03, 2.366, 1.404, -0.4365, -0.1177, 1.947, 0.01144, 1.345, 4.188, 3.659, -0.5928, 7.488, -0.1325, 6.353, 1.114, 3.566], "z": [2.167, -2.459, 0.9121, -0.2846, -0.7281, 1.283, -0.1316, -1.264, -0.773, -2.249, -0.7193, 0.7173, -1.999, 2.713, 0.933, 2.558, 0.1707, 1.896, 1.024, -1.909, -0.3712, 0.5062, -1.481, 1.449, -2.184, 2.029, 1.521, -0.7725, -0.1416, -1.169, -1.478, -1.495, -1.694, 0.4021, 0.9195, -1.293, 2.132, -0.409, -0.7325, -0.2729, -0.1718, -1.094, 2.837, 0.419, -0.9882, -2.727, 0.8237, -0.8216, -2.031, 1.697, 2.155, 1.35, 1.166, 1.861, -0.5837, -1.043, 0.5729, 1.575, -0.6441, 0.2596, -0.2424, -2.423, 0.07891, 0.08909, -2.452, 0.6106, -1.385, -1.672, -1.808, 0.6501, 0.1322, -0.9783, 1.062, -1.101, -1.437, 0.1106, -2.407, 0.08153, -1.008, -0.9686, -0.5408, 1.409, 0.2338, 0.5172, 0.898, -0.1798, -0.2052, 1.083, -3.479, 0.6445, -0.4813, -2.518]}, {"customdata": {"elided": "94x2 int values"}, "hovertemplate": "<b>%{hovertext}</b><br><br>style_label=Ground-and-Pound Wrestler<br>PC1=%{x:.3f}<br>PC2=%{y:.3f}<br>PC3=%{z:.3f}<br>style_cluster=%{customdata[0]}<br>total_fights=%{customdata[1]}<extra></extra>", "hovertext": ["Alessio Sakara", "Alistair Overeem", "Aljamain Sterling", "Amanda Cooper", "Amanda Nunes", "Anthony Hernandez", "Anthony Johnson", "Arman Tsarukyan", "Beneil Dariush", "Benoit Saint Denis", "Bogdan Guskov", "Brendan Schaub", "Brian Foster", "Cain Velasquez", "Chase Hooper", "Chepe Mariscal", "Colby Covington", "Corey Anderson", "Curtis Blaydes", "Cyril Asker", "Daniel Cormier", "Danny Henry", "Darren Elkins", "Dennis Bermudez", "Derek Brunson", "Dusko Todorovic", "Enrique Barzola", "Erik Perez", "Fatima Kline", "Frankie Edgar", "Gabriel Santos", "Garreth McLellan", "Georges St-Pierre", "Glover Teixeira", "Hamdy Abdelwahab", "Ion Cutelaba", "Jacob Malkoun", "James Te Huna", "Jamie Varner", "Jared Gordon", "Jasmine Jasudavicius", "Jimmy Crute", "Jimy Hettes", "John Hathaway", "Johnny Bedford", "Jonathan Pearce", "Jordan Johnson", "Juan Adams", "Julianna Pena", "Kamaru Usman", "Kenny Robertson", "Kevin Lee", "Khabib Nurmagomedov", "Khamzat Chimaev", "Lance Benoist", "Louis Smolka", "Luke Rockhold", "Marcin Tybura", "Marcos Rogerio de Lima", "Mark Munoz", "Matt Grice", "Matthew Riddle", "Melissa Mullins", "Merab Dvalishvili", "Mike Brown", "Misha Cirkunov", "Movsar Evloev", "Nik Lentz", "Nikita Krylov", "Patrick Cummins", "Patrick Smith", "Paul Kelly", "Phil Hawes", "Punahele Soriano", "Quillan Salkilld", "Rinat Fakhretdinov", "Roger Huerta", "Saparbeg Safarov", "Scott Holtzman", "Sean Brady", "Serghei Spivac", "Shane Carwin", "Sijara Eubanks", "Talita Alencar", "Tallison Teixeira", "Terrance McKinney", "Thomas Petersen", "Tim Elliott", "Tony Fryklund", "Tony Gravely", "Tracy Cortez", "Umar Nurmagomedov", "Zabit Magomedsharipov", "Zhang Weili"], "legendgroup": "Ground-and-Pound Wrestler", "marker": {"color": "#EF553B", "opacity": 1, "size": 3, "symbol": "circle"}, "mode": "markers", "name": "Ground-and-Pound Wrestler", "scene": "scene", "showlegend": true, "type": "scatter3d", "x": [-1.791, -1.708, -0.9612, -1.766, -1.363, -2.728, -2.83, -2.461, -1.152, -0.2861, -0.5437, -2.21, -4.298, -0.8485, -2.033, -0.7896, 0.197, -1.298, -1.942, -0.456, 0.2976, 0.1125, -0.8122, -0.4383, -0.8913, -0.2785, 0.9414, -1.644, 0.204, 0.09982, 0.2805, -2.34, -2.805, -0.7363, -0.1881, -0.4203, -2.784, -1.009, -1.956, 2.108, -0.3366, -2.652, -1.499, -2.434, -2.147, -1.895, -1.898, 0.9637, -2.068, -0.6664, -1.157, -0.6915, -3.363, -2.121, -0.763, 0.4439, -0.8675, -0.382, -2.331, -3.156, -2.401, -1.602, 1.071, -0.1547, -1.836, -1.658, -0.4199, -1.342, -2.088, -1.571, -5.432, -2.778, 1.557, -0.7113, -2.244, 0.862, -2.078, -2.269, 0.796, -1.056, -0.5118, -0.7584, 0.6714, 0.1772, -2.705, -0.2204, -1.784, -0.7483, -4.705, 0.2582, -0.3773, -2.167, 0.6053, -0.6195], "y": [-1.266, -1.622, -2.95, -0.725, -3.58, -3.329, -2.329, -3.431, -1.98, -3.026, -1.253, -0.9302, -2.937, -7.395, -1.636, -2.675, -2.196, -4.352, -3.187, 0.6263, -1.847, -2.145, -1.075, -3.044, -1.661, -0.6865, -3.417, -3.793, -2.738, -2.523, -0.8311, -0.4428, -4.755, 0.02707, -3.927, -2.108, -3.718, -1.967, -1.485, -2.572, -2.214, -0.9371, -0.7363, -3.305, -4.668, -3.148, -3.154, -0.4261, -1.337, -3.724, -0.5021, -1.991, -5.56, -4.475, -1.47, -0.2807, -1.579, -1.452, -2.516, -1.382, -2.999, -2.361, -1.048, -4.208, -1.929, -1.098, -2.971, -0.6246, -1.355, -2.481, -4.24, -1.706, -2.84, -3.247, -3.05, -2.521, -2.434, -2.318, -1.441, -3.831, -0.9694, -2.156, -1.82, -2.093, -1.323, -4.037, -2.791, -1.896, -7.39, 0.4343, -2.311, -3.936, -3.187, -3.701], "z": [3.246, 3.623, 0.3186, 0.2963, 0.6601, 2.746, 1.267, 0.3609, 0.5739, 5.721, 1.835, 1.195, 1.56, 7.545, 2.178, 1.888, -0.6658, 1.113, 1.949, 5.215, 2.038, 3.593, 1.12, 2.295, 1.509, 3.129, -1.855, -0.07777, 0.549, -1.45, 1.203, 4.174, 0.5053, 2.098, -0.1052, 1.561, 0.3824, 2.476, 0.3243, 2.311, -0.01706, 1.65, 2.485, 1.064, 2.965, 2.178, -0.1881, 5.792, 0.1604, 0.9949, 1.542, 0.5639, 0.78, 1.756, 0.5988, 2.409, 1.991, 0.3395, 1.237, 2.579, 4.846, 1.748, -0.3284, 1.006, 1.886, 2.035, -0.6655, 1.13, 3.256, 2.502, 8.141, 1.825, 2.828, 3.115, 3.161, 2.412, 1.603, 1.811, 1.5, 0.4529, 0.6987, 4.614, -0.1814, -1.461, 3.988, 8.772, -0.4852, 0.157, 8.534, 2.54, -0.7144, -0.6569, -1.091, 0.8556]}], "layout": {"height": 800, "legend": {"title": {"text": "style_label"}, "tracegroupgap": 0}, "scene": {"domain": {"x": [0, 1], "y": [0, 1]}, "xaxis": {"title": {"text": "PC1"}}, "yaxis": {"title": {"text": "PC2"}}, "zaxis": {"title": {"text": "PC3"}}}, "title": {"text": "3D PCA Visualization of Spectral Fighter Style Clusters, k=12"}, "width": 1000}}
